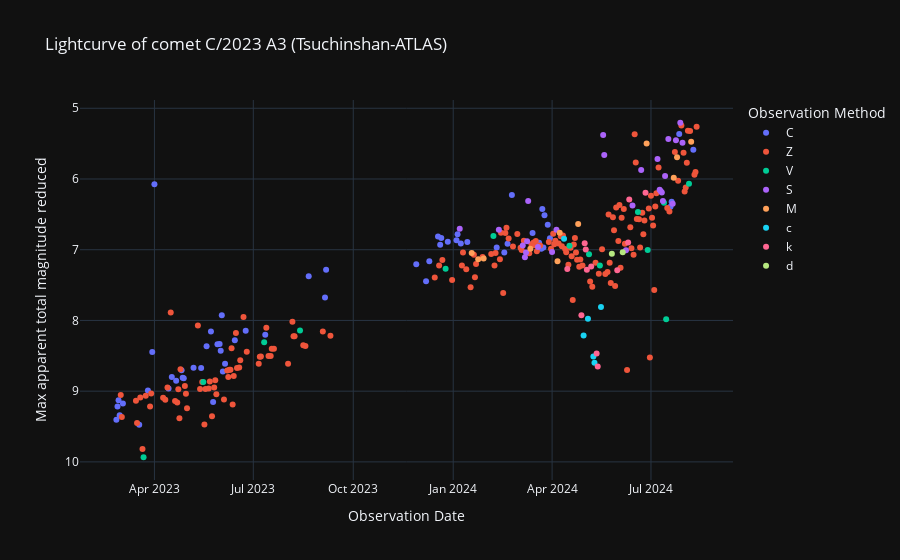

Source (notebook cell):
### Code cell
# Curva de luz reducida
labels = {'obs_date':'Observation Date','magnitud_reducida':'Max apparent total magnitude reduced', 'obs_method_key' : 'Observation Method'}
fig = px.scatter(curva_de_luz_agrupada_df, x=curva_de_luz_agrupada_df.obs_date, y='magnitud_reducida', color='obs_method_key', template= 'plotly_dark', labels= labels, title='Lightcurve of comet C/2023 A3 (Tsuchinshan-ATLAS)')
fig.update_yaxes(autorange="reversed")
fig.show()

### Figure 1 — Plotly figure (JSON) as saved in the notebook; plotly's stock layout.template omitted (floating-point values rounded to 4 significant figures; data arrays with more than 128 entries replaced by an {"elided": "..."} marker saying what was removed)
{"data": [{"hovertemplate": "Observation Method=C<br>Observation Date=%{x}<br>Max apparent total magnitude reduced=%{y}<extra></extra>", "legendgroup": "C", "marker": {"color": "#636efa", "symbol": "circle"}, "mode": "markers", "name": "C", "orientation": "v", "showlegend": true, "type": "scatter", "x": ["2023-02-25T00:00:00", "2023-02-26T00:00:00", "2023-02-27T00:00:00", "2023-02-28T00:00:00", "2023-03-03T00:00:00", "2023-03-18T00:00:00", "2023-03-26T00:00:00", "2023-03-30T00:00:00", "2023-04-01T00:00:00", "2023-04-14T00:00:00", "2023-04-17T00:00:00", "2023-04-21T00:00:00", "2023-04-26T00:00:00", "2023-04-27T00:00:00", "2023-04-28T00:00:00", "2023-05-07T00:00:00", "2023-05-14T00:00:00", "2023-05-19T00:00:00", "2023-05-23T00:00:00", "2023-05-25T00:00:00", "2023-05-29T00:00:00", "2023-05-31T00:00:00", "2023-06-01T00:00:00", "2023-06-02T00:00:00", "2023-06-03T00:00:00", "2023-06-05T00:00:00", "2023-06-14T00:00:00", "2023-06-24T00:00:00", "2023-07-12T00:00:00", "2023-08-21T00:00:00", "2023-09-05T00:00:00", "2023-09-06T00:00:00", "2023-11-28T00:00:00", "2023-12-07T00:00:00", "2023-12-10T00:00:00", "2023-12-18T00:00:00", "2023-12-20T00:00:00", "2023-12-21T00:00:00", "2023-12-27T00:00:00", "2024-01-04T00:00:00", "2024-01-05T00:00:00", "2024-01-08T00:00:00", "2024-01-14T00:00:00", "2024-02-10T00:00:00", "2024-02-17T00:00:00", "2024-02-20T00:00:00", "2024-02-24T00:00:00", "2024-03-14T00:00:00", "2024-03-20T00:00:00", "2024-03-22T00:00:00", "2024-03-23T00:00:00", "2024-03-24T00:00:00", "2024-03-25T00:00:00", "2024-03-28T00:00:00", "2024-03-30T00:00:00", "2024-07-19T00:00:00", "2024-07-20T00:00:00", "2024-07-27T00:00:00", "2024-08-09T00:00:00"], "xaxis": "x", "y": [9.403, 9.218, 9.129, 9.339, 9.175, 9.474, 8.989, 8.447, 6.076, 8.961, 8.8, 8.851, 8.703, 8.81, 8.816, 8.668, 8.671, 8.364, 8.156, 9.153, 8.338, 8.334, 8.427, 7.925, 8.723, 8.614, 8.279, 8.145, 8.204, 7.376, 7.674, 7.282, 7.204, 7.446, 7.162, 6.814, 6.93, 6.836, 6.888, 6.867, 6.78, 6.91, 6.891, 6.967, 7.038, 6.916, 6.227, 6.764, 6.901, 6.985, 6.425, 6.969, 6.514, 6.648, 6.836, 6.392, 6.323, 5.362, 5.587], "yaxis": "y"}, {"hovertemplate": "Observation Method=Z<br>Observation Date=%{x}<br>Max apparent total magnitude reduced=%{y}<extra></extra>", "legendgroup": "Z", "marker": {"color": "#EF553B", "symbol": "circle"}, "mode": "markers", "name": "Z", "orientation": "v", "showlegend": true, "type": "scatter", "x": {"elided": "172 str values"}, "xaxis": "x", "y": {"elided": "172 float values"}, "yaxis": "y"}, {"hovertemplate": "Observation Method=V<br>Observation Date=%{x}<br>Max apparent total magnitude reduced=%{y}<extra></extra>", "legendgroup": "V", "marker": {"color": "#00cc96", "symbol": "circle"}, "mode": "markers", "name": "V", "orientation": "v", "showlegend": true, "type": "scatter", "x": ["2023-03-22T00:00:00", "2023-05-16T00:00:00", "2023-07-11T00:00:00", "2023-08-13T00:00:00", "2023-12-25T00:00:00", "2024-02-07T00:00:00", "2024-04-17T00:00:00", "2024-05-05T00:00:00", "2024-05-15T00:00:00", "2024-06-19T00:00:00", "2024-06-28T00:00:00", "2024-07-13T00:00:00", "2024-07-15T00:00:00", "2024-08-05T00:00:00"], "xaxis": "x", "y": [9.934, 8.87, 8.308, 8.142, 7.27, 6.804, 6.943, 7.066, 7.222, 6.465, 7.005, 6.335, 7.981, 6.067], "yaxis": "y"}, {"hovertemplate": "Observation Method=S<br>Observation Date=%{x}<br>Max apparent total magnitude reduced=%{y}<extra></extra>", "legendgroup": "S", "marker": {"color": "#ab63fa", "symbol": "circle"}, "mode": "markers", "name": "S", "orientation": "v", "showlegend": true, "type": "scatter", "x": ["2024-01-07T00:00:00", "2024-02-12T00:00:00", "2024-03-05T00:00:00", "2024-03-07T00:00:00", "2024-03-08T00:00:00", "2024-03-09T00:00:00", "2024-03-10T00:00:00", "2024-03-19T00:00:00", "2024-04-01T00:00:00", "2024-04-05T00:00:00", "2024-05-18T00:00:00", "2024-05-19T00:00:00", "2024-06-08T00:00:00", "2024-06-14T00:00:00", "2024-06-22T00:00:00", "2024-07-07T00:00:00", "2024-07-09T00:00:00", "2024-07-10T00:00:00", "2024-07-11T00:00:00", "2024-07-12T00:00:00", "2024-07-14T00:00:00", "2024-07-17T00:00:00", "2024-07-21T00:00:00", "2024-07-24T00:00:00", "2024-07-28T00:00:00", "2024-07-30T00:00:00"], "xaxis": "x", "y": [6.702, 6.716, 6.939, 7.106, 7.04, 6.878, 6.312, 6.961, 7.03, 6.716, 5.378, 5.659, 7.007, 6.373, 5.872, 5.717, 6.152, 6.174, 6.19, 6.312, 5.957, 5.436, 6.351, 5.451, 5.205, 5.487], "yaxis": "y"}, {"hovertemplate": "Observation Method=M<br>Observation Date=%{x}<br>Max apparent total magnitude reduced=%{y}<extra></extra>", "legendgroup": "M", "marker": {"color": "#FFA15A", "symbol": "circle"}, "mode": "markers", "name": "M", "orientation": "v", "showlegend": true, "type": "scatter", "x": ["2024-01-18T00:00:00", "2024-01-24T00:00:00", "2024-01-29T00:00:00", "2024-03-12T00:00:00", "2024-04-06T00:00:00", "2024-04-08T00:00:00", "2024-04-25T00:00:00", "2024-06-27T00:00:00", "2024-07-22T00:00:00", "2024-07-25T00:00:00", "2024-08-07T00:00:00"], "xaxis": "x", "y": [7.045, 7.136, 7.126, 6.986, 7.164, 6.761, 6.637, 5.498, 5.983, 5.691, 5.473], "yaxis": "y"}, {"hovertemplate": "Observation Method=c<br>Observation Date=%{x}<br>Max apparent total magnitude reduced=%{y}<extra></extra>", "legendgroup": "c", "marker": {"color": "#19d3f3", "symbol": "circle"}, "mode": "markers", "name": "c", "orientation": "v", "showlegend": true, "type": "scatter", "x": ["2024-04-12T00:00:00", "2024-04-30T00:00:00", "2024-05-04T00:00:00", "2024-05-09T00:00:00", "2024-05-10T00:00:00", "2024-05-16T00:00:00"], "xaxis": "x", "y": [6.846, 8.213, 7.977, 8.51, 8.599, 7.81], "yaxis": "y"}, {"hovertemplate": "Observation Method=k<br>Observation Date=%{x}<br>Max apparent total magnitude reduced=%{y}<extra></extra>", "legendgroup": "k", "marker": {"color": "#FF6692", "symbol": "circle"}, "mode": "markers", "name": "k", "orientation": "v", "showlegend": true, "type": "scatter", "x": ["2024-04-15T00:00:00", "2024-04-28T00:00:00", "2024-05-01T00:00:00", "2024-05-02T00:00:00", "2024-05-03T00:00:00", "2024-05-07T00:00:00", "2024-05-12T00:00:00", "2024-05-13T00:00:00", "2024-05-31T00:00:00", "2024-06-10T00:00:00", "2024-06-11T00:00:00", "2024-06-26T00:00:00"], "xaxis": "x", "y": [7.272, 7.928, 6.907, 6.996, 7.284, 7.238, 8.468, 8.651, 7.291, 6.896, 6.289, 6.193], "yaxis": "y"}, {"hovertemplate": "Observation Method=d<br>Observation Date=%{x}<br>Max apparent total magnitude reduced=%{y}<extra></extra>", "legendgroup": "d", "marker": {"color": "#B6E880", "symbol": "circle"}, "mode": "markers", "name": "d", "orientation": "v", "showlegend": true, "type": "scatter", "x": ["2024-05-26T00:00:00", "2024-06-05T00:00:00"], "xaxis": "x", "y": [7.058, 7.035], "yaxis": "y"}], "layout": {"legend": {"title": {"text": "Observation Method"}, "tracegroupgap": 0}, "title": {"text": "Lightcurve of comet C/2023 A3 (Tsuchinshan-ATLAS)"}, "xaxis": {"anchor": "y", "domain": [0, 1], "title": {"text": "Observation Date"}}, "yaxis": {"anchor": "x", "autorange": "reversed", "domain": [0, 1], "title": {"text": "Max apparent total magnitude reduced"}}}}
